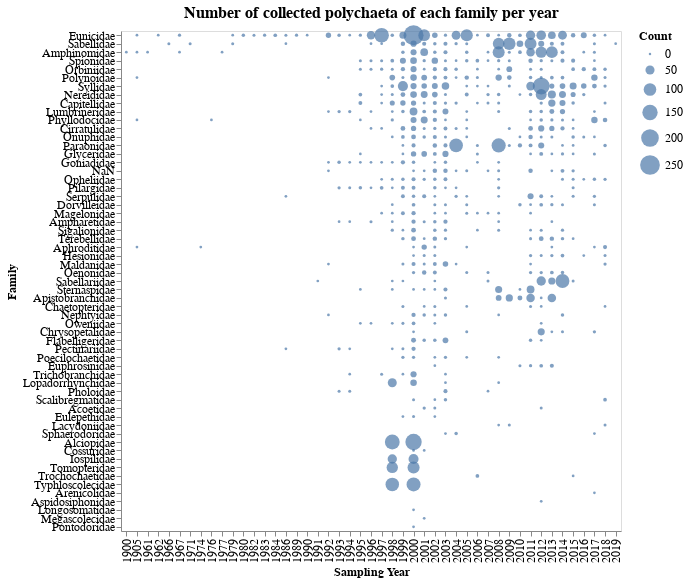

Notebook code for this chart:
### Markdown cell above
<br>

**graph:** family per year

### Code cell
g1 = alt.Chart(teste,
               width=500, height=500, title='Number of collected polychaeta of each family per year').mark_circle(
                                                                                size=60).encode(
    x= alt.X('start_year', type='ordinal', title='Sampling Year'),
    y= alt.Y('family', type='nominal', title='Family',
            sort= alt.EncodingSortField(field='counts', op='count', order='descending')),
    size= alt.Size('counts', title='Count', scale=alt.Scale(range=[6,400])),
    tooltip = alt.Tooltip(['family', 'start_year', 'counts'])
)

g1 = g1.configure_title(fontSize=16).configure_axis(
    labelFontSize=12,
    titleFontSize=12
).configure_legend(
    labelFontSize=12,
    titleFontSize=12
)

# g1.save('./graphs/families_per_year.html')
# g1

### Figure 1 — Vega-Lite specification as saved in the notebook (floating-point values rounded to 4 significant figures; data arrays with more than 128 entries replaced by an {"elided": "..."} marker saying what was removed)
{"config": {"view": {"continuousWidth": 400, "continuousHeight": 300}, "axis": {"labelFontSize": 12, "titleFontSize": 12}, "legend": {"labelFontSize": 12, "titleFontSize": 12}, "title": {"fontSize": 16}}, "data": {"name": "data-653ce412cc59a845e7b469d5eed10df3"}, "mark": {"type": "circle", "size": 60}, "encoding": {"size": {"type": "quantitative", "field": "counts", "scale": {"range": [6, 400]}, "title": "Count"}, "tooltip": [{"type": "nominal", "field": "family"}, {"type": "quantitative", "field": "start_year"}, {"type": "quantitative", "field": "counts"}], "x": {"type": "ordinal", "field": "start_year", "title": "Sampling Year"}, "y": {"type": "nominal", "field": "family", "sort": {"field": "counts", "op": "count", "order": "descending"}, "title": "Family"}}, "height": 500, "title": "Number of collected polychaeta of each family per year", "width": 500, "$schema": "https://vega.github.io/schema/vega-lite/v4.8.1.json", "datasets": {"data-653ce412cc59a845e7b469d5eed10df3": {"elided": "557 records"}}}
